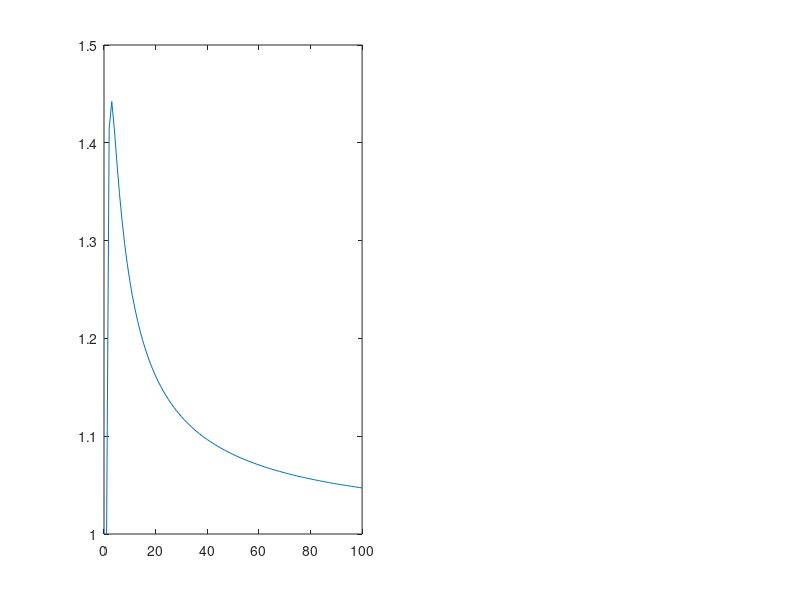

Recreate this plot in MATLAB. (Note: this script raises an error after producing the figure.)
%10.1 a,b
a=@(k)k.^(1./k)
n=100;
vals=a(1:n);
subplot(1,2,1);
plot(vals)
%%10.1 c
syms k 
limit(k.^(1./k),inf)
%%10.7 a
symsum((-1).^(k+1)./2.^k,1,inf) 
%%10.7 c
symsum(sin(k)./k,1,inf) 
double(ans)
%%10.7 g
symsum((-1).^(k)./(k.^2+1),1,inf) 
double(ans)